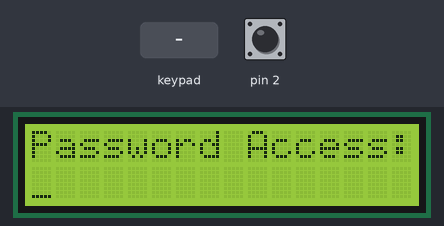
This program was run on a simulated Arduino Uno, built with avr-gcc and run on an emulated ATmega328P. Shown: 16×2 character LCD. Inputs (shaded band) come from the test bench; at power-on: pin 2 HIGH.

Above: at 1.7 s.
1.8 s: keypad keys 1 2 3 4 * pressed 0.4 s apart
At 3.8 s:
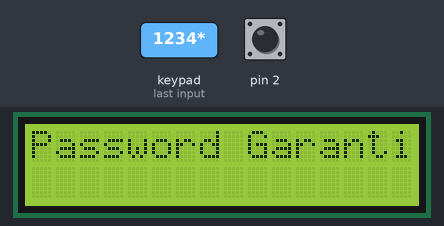
5.3 s: key '*' pressed
8.3 s: key '#' pressed
At 9.5 s:
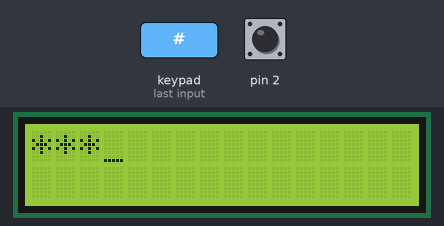
9.8 s: keypad keys 1 3 1 2 1 1 1 0 * pressed 0.4 s apart
At 10.7 s:
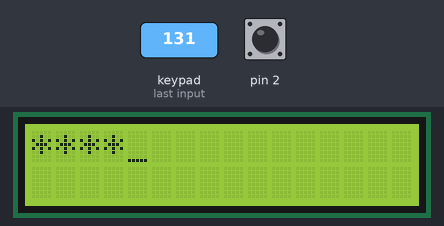
16.4 s: pin 2 pulsed LOW 5 times (0.12 s each, 0.3 s apart)
At 16.97 s:
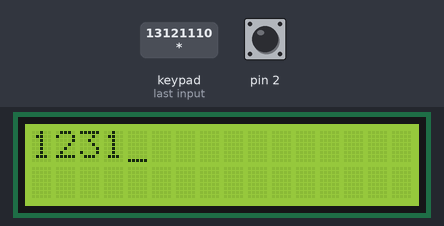
Timing chart, 0 to 19.4 s (numbered marks = the images above; inputs shaded):
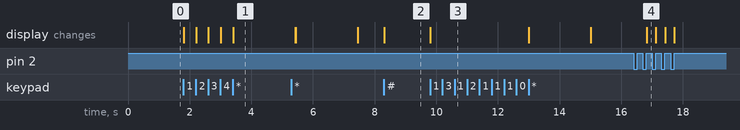

Measured:
- after the input at 1.8 s, the display: first changes at once (image 1 shows a later state)
- after the input at 8.3 s, the display: changes at once (image 2)
- after the input at 9.8 s, the display: changes at once (image 3)
- after the input at 16.4 s, the display: changes after 0.42 s (image 4)

The program:

main.cpp
```cpp
#include <Arduino.h>
#include <Keypad.h>
#include <LiquidCrystal.h>
#include <string.h>

// Define Password
String saved_password = "1234";

// Dynamic Password
String password = ""; //Hold pressed keys

// LCD
const int rs = 6, en = 5, d4 = 4, d5 = 3, d6 = 1, d7 = 0;
LiquidCrystal lcd(rs, en, d4, d5, d6, d7);

// keypad
const byte ROWS = 4; //four rows
const byte COLS = 3; //three columns
char keys[ROWS][COLS] = {
{'1','2','3'},
{'4','5','6'},
{'7','8','9'},
{'*','0','#'}
};
byte rowPins[ROWS] = {13, 12, 11, 10}; //connect to the row pinouts of the kpd
byte colPins[COLS] = {9, 8, 7}; //connect to the column pinouts of the kpd

Keypad kpd = Keypad( makeKeymap(keys), rowPins, colPins, ROWS, COLS );


// password states
bool pass_state = false;

// Write password
void show_password(){

  if (!pass_state)
  {
    // Does not show the password
    lcd.clear();
    for (unsigned int i =0 ; i<password.length();i++){
    lcd.print('*');
    }
    pass_state = true;
  }
  else {
    // shows password
    lcd.clear();
    lcd.print(password);
    pass_state = false;
  }
}

void setup() {
  // put your setup code here, to run once:
  // Pins - Buttons
  pinMode(2, INPUT_PULLUP);
  attachInterrupt(digitalPinToInterrupt(2),show_password, RISING);

  // LCD
  lcd.begin(16,2);
  lcd.print("Password Access: ");
  lcd.setCursor(0,1); //Move coursor to second Line
  lcd.cursor();
  delay(500);
}

void loop() {
  // put your main code here, to run repeatedly:
  char customKey = kpd.getKey();

  if (customKey){
    // Gets charachters
    if((password.length() <4) && (customKey !='*') && (customKey !='#')){
      password = password + customKey ;
    }
    // Clear #
    if(customKey == '#'){
      lcd.clear();
      password = password.substring(0, password.length()-1);
    }
    // Submit
    if(customKey == '*'){
      // match the password
      if((password[0]=='1') && (password[1]=='2') && (password[2]=='3') && (password[3]=='4')){
        lcd.clear();
        lcd.print("Password Garantied!");
        delay(2000);
        lcd.clear();
      }
      else{
        lcd.clear();
        lcd.print("Wrong Password!");
        delay(2000);
        lcd.clear();
      }
    }
    lcd.clear();
    for (unsigned int i =0 ; i<password.length();i++){
      lcd.print('*');
    }
  }
}
```
